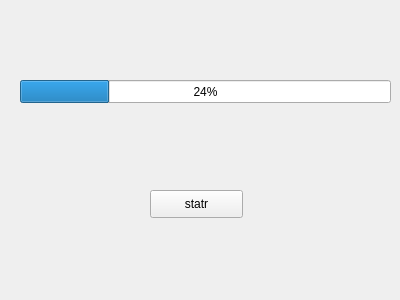
<?xml version="1.0" encoding="UTF-8"?>
<ui version="4.0">
 <class>Widget</class>
 <widget class="QWidget" name="Widget">
  <property name="geometry">
   <rect>
    <x>0</x>
    <y>0</y>
    <width>400</width>
    <height>300</height>
   </rect>
  </property>
  <property name="windowTitle">
   <string>Widget</string>
  </property>
  <widget class="QProgressBar" name="prg1">
   <property name="geometry">
    <rect>
     <x>20</x>
     <y>80</y>
     <width>371</width>
     <height>23</height>
    </rect>
   </property>
   <property name="value">
    <number>24</number>
   </property>
  </widget>
  <widget class="QPushButton" name="startbuton">
   <property name="geometry">
    <rect>
     <x>150</x>
     <y>190</y>
     <width>93</width>
     <height>28</height>
    </rect>
   </property>
   <property name="text">
    <string>statr</string>
   </property>
  </widget>
 </widget>
 <layoutdefault spacing="6" margin="11"/>
 <resources/>
 <connections/>
</ui>
